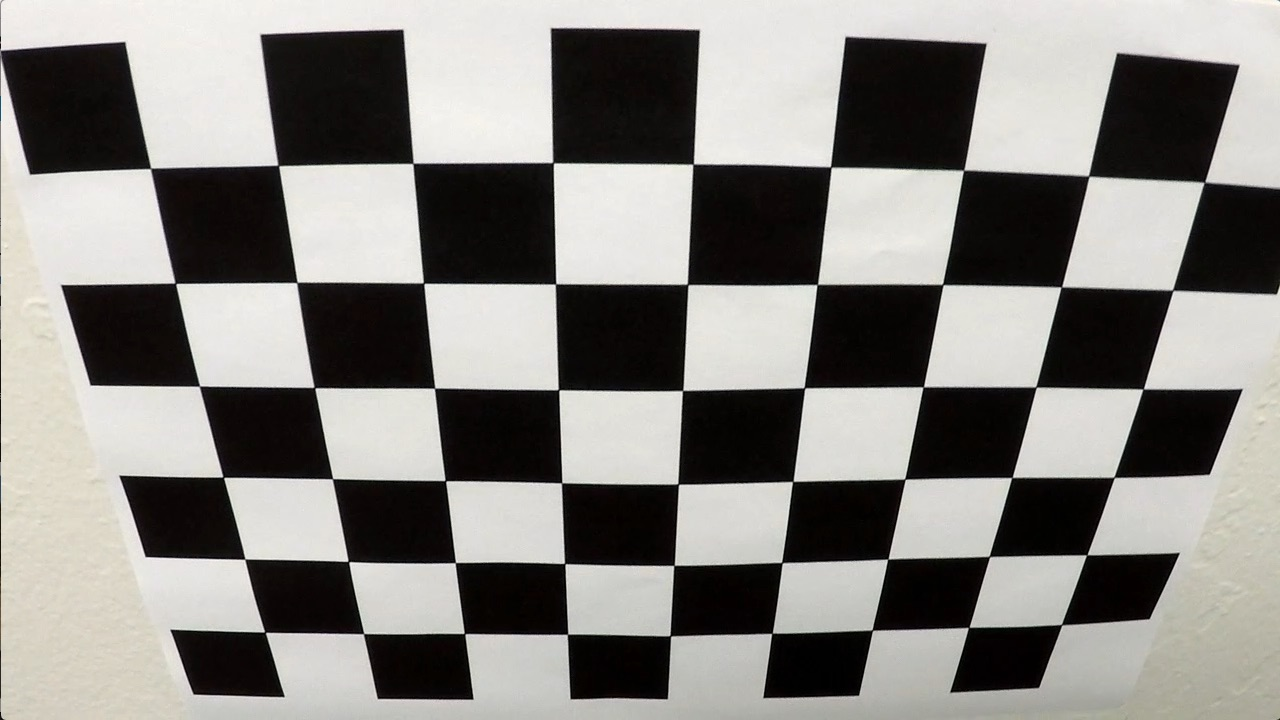
#> input picture camera_cal/calibration2.jpg, 1280 x 720 px
$ jupyter execute advanced-lane-detection.ipynb   (shell and % lines are left out)   (older library calls are emulated)
#> lines starting #> are read from the running program, lines starting #| are printed output that depends on the picture
[cell 1]
## 1 Camera Calibration
'First we calculate the camera calibartion matrix and distortion coefficients'

import numpy as np
import cv2
import glob
import matplotlib
import matplotlib.pyplot as plt
import matplotlib.image as mpimg
import pickle

[cell 2]
img = mpimg.imread('./camera_cal/calibration2.jpg')
#> img is the input picture: shape (720, 1280, 3); mean R, G, B 134.4, 132.4, 128.5
plt.imshow(img)

[cell 3]
# Code mainly taken from lesson
objp = np.zeros((6*9,3), np.float32)
objp[:,:2] = np.mgrid[0:9,0:6].T.reshape(-1,2)

objpoints = []
imgpoints = []

images = glob.glob('camera_cal/calibration2.jpg')

for fname in images:
    img = cv2.imread(fname)
    gray = cv2.cvtColor(img, cv2.COLOR_BGR2GRAY)

    ret, corners = cv2.findChessboardCorners(gray, (9,6), None)
#> ret = True; corners = 54 rows, first 8: [150.6, 168.4], [278.3, 165.4], [412.9, 163.5], [553, 162.6], [693.2, 164.2], [830.6, 166.9], [963.5, 170.4], [1088.6, 176.1]

    if ret == True:
        objpoints.append(objp)
        imgpoints.append(corners)

        img = cv2.drawChessboardCorners(img, (9,6), corners, ret)
#> img: shape (720, 1280, 3); mean B, G, R 127.9, 132.9, 134.4

        plt.imshow(img)

[cell 4]
objpoints[0].shape
len(objpoints)
corners[0]
#> Out = [[150.6, 168.4]]

[cell 5]
## 2 Distortion Correction
'Calculate the distortion matrix and apply to images'

img = cv2.imread('camera_cal/calibration2.jpg')
img_size = (img.shape[1], img.shape[0])

ret, mtx, dist, rvecs, tvecs = cv2.calibrateCamera(objpoints, imgpoints, img_size, None, None)
#> ret = 0.867; mtx = [[788.8, 0, 646.8], [0, 756, 212.5], [0, 0, 1]]; dist = [[-0.159, 0.0736, 0.0212, 0.00277, -0.00689]]; rvecs = ([0.401, -0.0328, 0.0155],); tvecs = ([-3.67, -0.395, 5.45],)

dst = cv2.undistort(img, mtx, dist, None, mtx)
#plt.imshow(dst)
cv2.imwrite('camera_cal/calibration2_undist.jpg',dst)

dist_pickle = {}
dist_pickle["mtx"] = mtx
dist_pickle["dist"] = dist
pickle.dump(dist_pickle, open("camera_cal/dist_pickle.p", "wb"));

[cell 6]
f, (ax1, ax2) = plt.subplots(1, 2, figsize=(25,10));

matplotlib.rc('xtick', labelsize=35)
matplotlib.rc('ytick', labelsize=35)

ax1.imshow(img);
ax1.set_title('Original Image:\n', fontsize=35)
ax2.imshow(dst);
ax2.set_title('Undistorted Image:\n', fontsize=35)
plt.savefig('output_images/distortion_11.png', bbox_inches="tight")

[cell 7]
dist_pickle = pickle.load(open("camera_cal/dist_pickle.p", "rb" ))
mtx = dist_pickle["mtx"]
dist = dist_pickle["dist"]
img = cv2.imread('camera_cal/calibration2.jpg')
nx = 8
ny = 6

def corners_unwarp(img, nx=nx, ny=ny, mtx=mtx, dist=dist):
#> called with nx = 8, ny = 6, mtx = array of shape (3, 3), dist = array of shape (1, 5)
    undist = cv2.undistort(img, mtx, dist, None, mtx)
    gray = cv2.cvtColor(undist, cv2.COLOR_BGR2GRAY)
    ret, corners = cv2.findChessboardCorners(gray, (nx, ny), None)
#> ret = True; corners = 48 rows, first 8: [116, 159], [264.2, 160.6], [408.5, 160.5], [553.5, 163.6], [694.3, 162.5], [831.7, 164.2], [970.3, 167.9], [1108, 169]

    if ret == True:
        cv2.drawChessboardCorners(undist, (nx, ny), corners, ret)
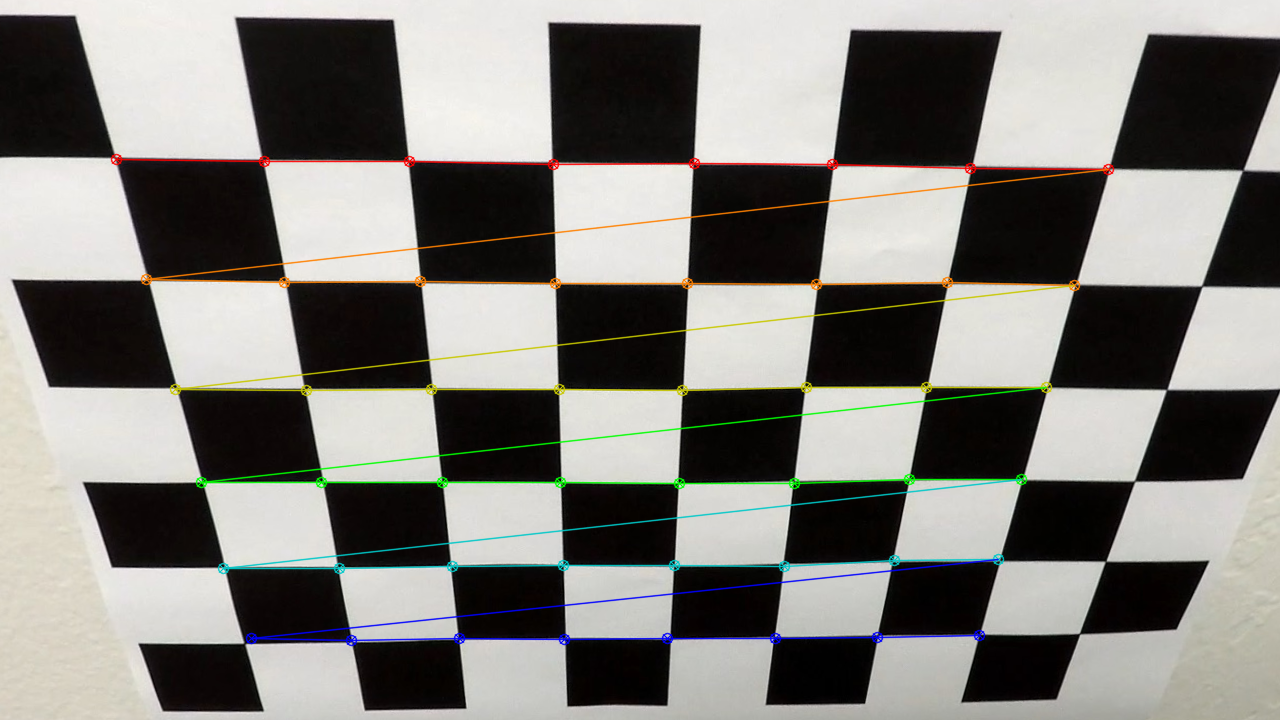
#> undist: shape (720, 1280, 3); mean B, G, R 121.9, 126.3, 127.8
        offset = 100
        img_size = (gray.shape[1], gray.shape[0])
        src = np.float32([corners[0],
                          corners[nx-1],
                          corners[-1],
                          corners[-nx]])
#> src = [[116, 159], [1108, 169], [979.4, 634.9], [251, 638]]
        dst = np.float32([[offset, offset],
                          [img_size[0]-offset, offset],
                          [img_size[0]-offset, img_size[1]-offset],
                          [offset, img_size[1]-offset]])
        M = cv2.getPerspectiveTransform(src, dst)
#> M = [[0.969, -0.324, 30.87], [-0.00959, 0.679, -15.2], [-2.23e-05, -0.000508, 1]]
        warped = cv2.warpPerspective(undist, M, img_size)
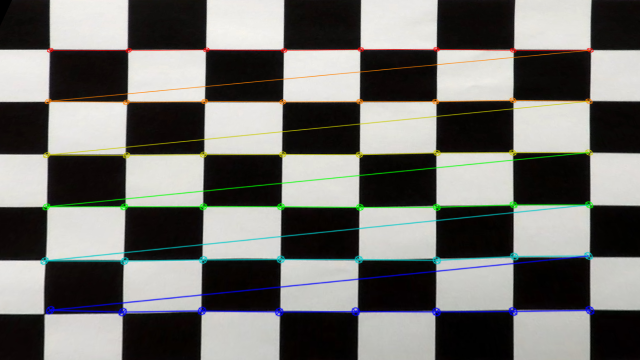
#> warped: shape (720, 1280, 3) (shown at 1/2 size); mean B, G, R 109.9, 113.4, 113.8
    return warped, M

top_down, perspective_M = corners_unwarp(img, nx, ny, mtx, dist)
#> perspective_M has the same summary as M in corners_unwarp
f, (ax1, ax2) = plt.subplots(1, 2, figsize=(25, 10))
f.tight_layout()

matplotlib.rc('xtick', labelsize=35)
matplotlib.rc('ytick', labelsize=35)

ax1.imshow(img)
ax1.set_title('Original Image: \n', fontsize=35)
ax2.imshow(top_down)
ax2.set_title('Undistorted and Warped Image: \n', fontsize=35)
plt.subplots_adjust(left=0., right=1, top=1, bottom=0.)
plt.savefig('output_images/corners_unwarp2.png', bbox_inches="tight")

[cell 8]
'Pipeline for image processing'
def plotter(test_img, new_img, plot_title=None, n=0):
    f, (ax1, ax2) = plt.subplots(1, 2, figsize=(10,5))
    f.tight_layout()
    matplotlib.rc('xtick', labelsize=15)
    matplotlib.rc('ytick', labelsize=15)
    ax1.imshow(test_img)
    ax1.set_title('Original Image:', fontsize=15)
    ax2.imshow(new_img, cmap='gray')
    ax2.set_title('{0} Test {1}:'.format(plot_title, n+1), fontsize=15)

[cell 9]
def pipeline(op=None):

#> called with op = 'Undistorted'
    test_images = glob.glob('test_images/test*.jpg')
    print ('test_images ', len(test_images))
    n = 0
    for img in test_images:
        img = cv2.imread(img)
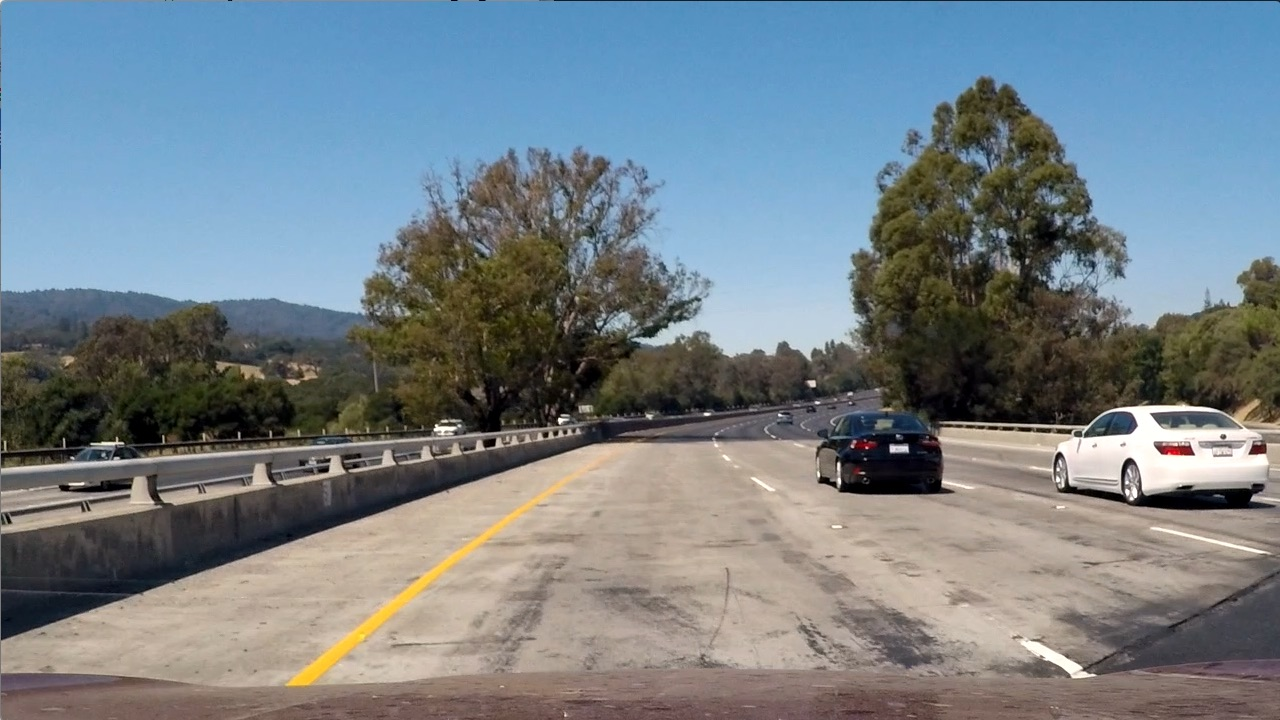
#> input picture test_images/test1.jpg, 1280 x 720 px
#> img is the input picture: shape (720, 1280, 3); mean B, G, R 135.5, 128.7, 117.5
        test_img = bgr_to_rgb(img)
        if op == 'Undistorted':
            new_img = undistort(img)
            plotter(test_img, cv2.cvtColor(new_img, cv2.COLOR_BGR2RGB), op, n)
            plt.savefig('output_images/undistorted.png'.format(op), bbox_inches="tight")
            #break
        if op == 'Sobel X':
            new_img = undistort(img)
            new_img = sobel_x(img)
            plotter(test_img, new_img, op, n)
            plt.savefig('output_images/sobel_x.png'.format(op), bbox_inches="tight")
            break
        if op == 'Sobel Y':
            new_img = undistort(img)
            new_img = sobel_y(img)
            plotter(test_img, new_img, op, n)
            plt.savefig('output_images/sobel_y.png'.format(op), bbox_inches="tight")
            break
        if op == 'Gradient Magnitude':
            new_img = undistort(img)
            new_img = gradient_magnitude(img)
            plotter(test_img, new_img, op, n)
            plt.savefig('output_images/gradient_magnitude.png'.format(op), bbox_inches="tight")
            break
        if op == 'Gradient Direction':
            new_img = undistort(img)
            new_img = gradient_direction(img)
            plotter(test_img, new_img, op, n)
            plt.savefig('output_images/gradient_direction.png'.format(op), bbox_inches="tight")
            break
        if op == 'Color Thresholds':
            new_img = undistort(img)
            new_img = color_thresholds(img)
            plotter(test_img, new_img, op, n)
            plt.savefig('output_images/color_thresholds.png'.format(op), bbox_inches="tight")
            break
        if op == 'Multi-Thresholded Binary':
            new_img = undistort(img)
            new_img = combined_thresholds(new_img)
            plotter(test_img, new_img, op, n)
            plt.savefig('output_images/thresholded_binary.png'.format(op), bbox_inches="tight")
            #break
        if op == 'Region Masking':
            new_img = undistort(img)
            new_img = combined_thresholds(new_img)
            new_img = region_of_interest(new_img)
            plotter(test_img, new_img, op, n)
            plt.savefig('output_images/region_masked.png'.format(op), bbox_inches="tight")
            #break
        if op == 'Perspective Transform':
            new_img = undistort(img)
            new_img = combined_thresholds(new_img)
            new_img = region_of_interest(new_img)
            new_img, M, Minv = transform_perspective(new_img)
            plotter(test_img, new_img, op, n)
            plt.savefig('output_images/perspective_transform.png'.format(op), bbox_inches="tight")
            #break
        if op == 'Sliding Windows':
            new_img = undistort(img)
            new_img = combined_thresholds(new_img)
            new_img = region_of_interest(new_img)
            new_img, M, Minv = transform_perspective(new_img)
            windows_img, ploty, left_fitx, right_fitx, left_fit, right_fit, leftx,
            rightx, leftx_base, rightx_base = sliding_windows(new_img)
            plotter(test_img, windows_img, op, n)
            plt.plot(left_fitx, ploty, color='yellow')
            plt.plot(right_fitx, ploty, color='yellow')
            plt.xlim(0, 1280)
            plt.ylim(720, 0)
            plt.savefig('output_images/sliding_windows.png'.format(op), bbox_inches="tight")
            #break
        if op == 'Shaded Lanes':
            new_img = undistort(img)
            new_img = combined_thresholds(new_img)
            new_img = region_of_interest(new_img)
            new_img, M, Minv = transform_perspective(new_img)
            windows_img, ploty, left_fitx, right_fitx, left_fit, right_fit,
            leftx, rightx, leftx_base, rightx_base = sliding_windows(new_img)
            shades_img, ploty, left_fitx, right_fitx,left_fit, right_fit = shaded_lanes(new_img, left_fit, right_fit)
            plotter(test_img, shades_img, op, n)
            plt.plot(left_fitx, ploty, color='yellow')
            plt.plot(right_fitx, ploty, color='yellow')
            plt.xlim(0, 1280)
            plt.ylim(720, 0)
            plt.savefig('output_images/shaded_lanes.png'.format(op), bbox_inches="tight")
            #break
        if op == 'Radius of Curvature in Pixels':
            new_img = undistort(img)
            new_img = combined_thresholds(new_img)
            new_img, M, Minv = transform_perspective(new_img)
            windows_img, ploty, left_fitx, right_fitx, left_fit, right_fit, leftx, rightx,leftx_base, rightx_base = sliding_windows(new_img)
            left_curverad, right_curverad = roc_in_pixels(ploty, left_fit, right_fit, leftx, rightx)
            print('Test Image {0}\nLeft Radius of Curvature: {1:2f} pixels\nRight Radius of Curvature: {2:2f} pixels\n'.format(n+1, left_curverad, right_curverad))
            break
        if op == 'Radius of Curvature in Meters':
            new_img = undistort(img)
            new_img = combined_thresholds(new_img)
            new_img, M, Minv = transform_perspective(new_img)
            windows_img, ploty, left_fitx, right_fitx, left_fit,
            right_fit, leftx,rightx, leftx_base, rightx_base = sliding_windows(new_img)
            left_curverad, right_curverad = roc_in_meters(ploty, left_fit, right_fit, leftx, rightx)
            print('Test Image {0}\nLeft Radius of Curvature: {1:2f} meters\nRight Radius of Curvature: {2:2f} meters\n'.format(n+1, left_curverad, right_curverad))
            break
        if op == 'Camera Offset':
            new_img = undistort(img)
            new_img = combined_thresholds(new_img)
            new_img, M, Minv = transform_perspective(new_img)
            windows_img, ploty, left_fitx, right_fitx, left_fit, right_fit, leftx, rightx, leftx_base, rightx_base = sliding_windows(new_img)
            width = img.shape[1]
            img_center = width/2
            camera = offset(img_center, leftx_base, rightx_base)
            print('Test Image: {0}\nOffset from Lane Center: {1:2f} meters\n'.format(n+1, camera))
            break
        if op == 'Lane Mapping':
            undistorted_img = undistort(img)
            new_img = combined_thresholds(undistorted_img)
            warped_img, M, Minv = transform_perspective(new_img)
            new_img, ploty, left_fitx, right_fitx, left_fit, right_fit, leftx, rightx, leftx_base, rightx_base = sliding_windows(warped_img)
            new_img = lane_mapping(img.shape[:2], warped_img, Minv, ploty, left_fitx, right_fitx, cv2.cvtColor(undistorted_img, cv2.COLOR_BGR2RGB))
            plotter(test_img, new_img, op, n)
            plt.savefig('output_images/lane_mapping.png'.format(op), bbox_inches="tight")
            #break
        n += 1
#> pass 2 of the loop in pipeline, `for img in test_images:`:
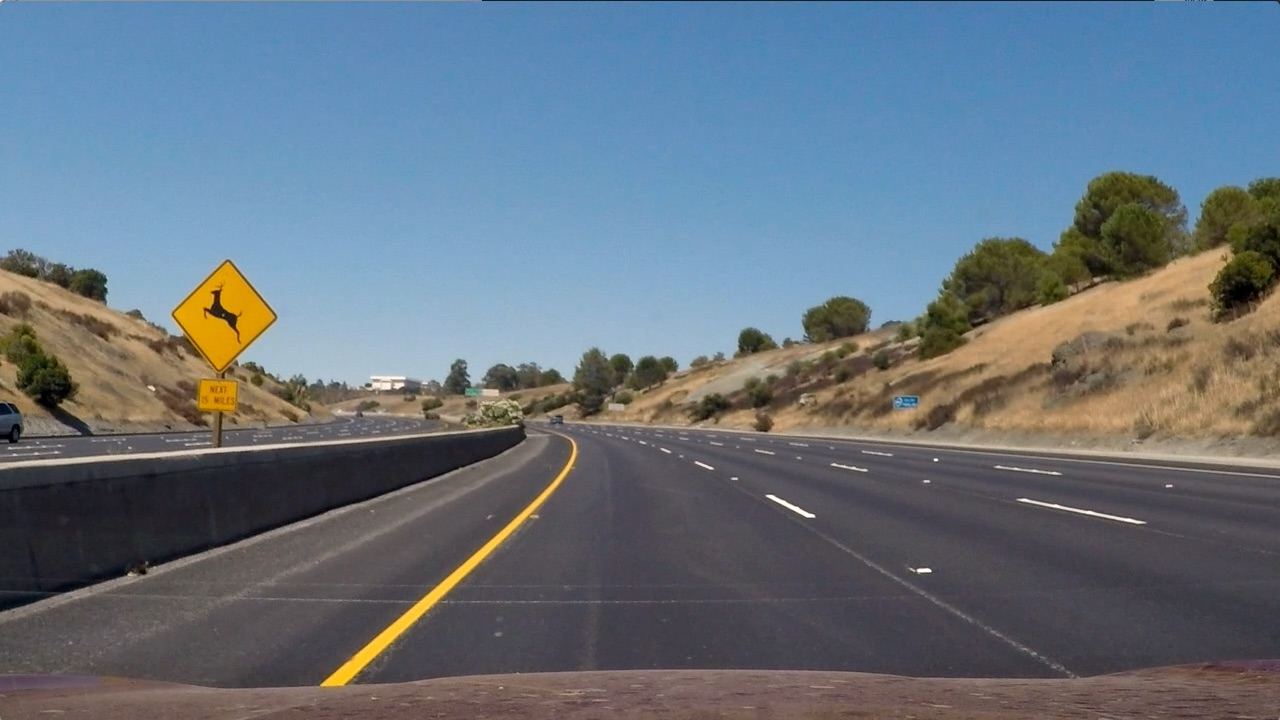
#> input picture test_images/test2.jpg, 1280 x 720 px
#> in pipeline, img is the input picture: shape (720, 1280, 3); mean B, G, R 125.5, 114.6, 102.8
#> in undistort (call 2), `return cv2.undistort(img, mtx, dist, None, mtx)`:
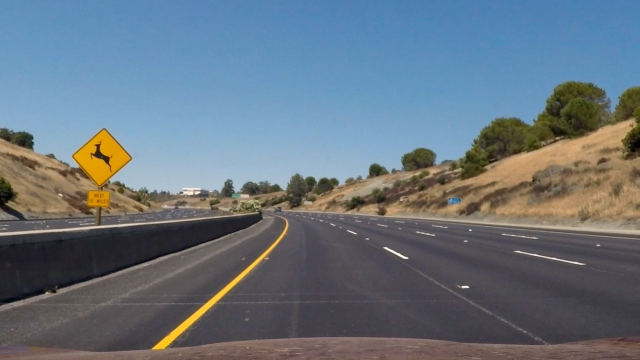
#> returned value: shape (720, 1280, 3) (shown at 1/2 size); mean of channels 0, 1, 2 126.4, 115.6, 103.7; drawn as B, G, R
#> in pipeline, `plt.savefig('output_images/undistorted.png'.format(op), bbox_inches="t..`:
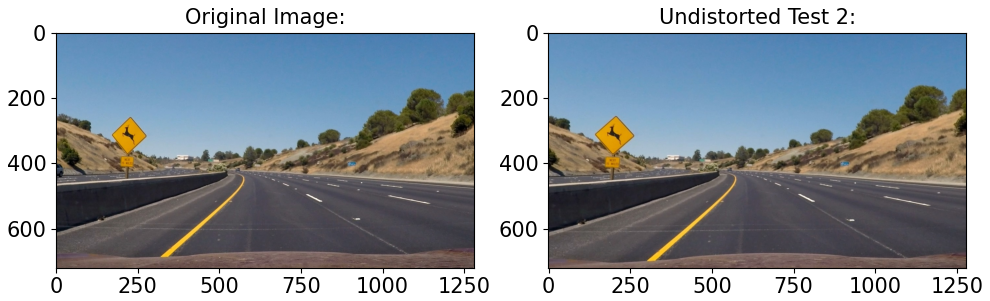
#> figure drawn by matplotlib, 2 panels
#> call 2 of pipeline, with op = 'Sobel X'

[cell 10]
def bgr_to_rgb(img):
    return cv2.cvtColor(img, cv2.COLOR_BGR2RGB)

def undistort(img):
    mtx = dist_pickle['mtx']
    dist = dist_pickle['dist']
    return cv2.undistort(img, mtx, dist, None, mtx)

[cell 11]
pipeline(op='Undistorted')

[cell 12]
def sobel_x(img, threshold_MIN=15, threshold_MAX=255):
#> called with threshold_MIN = 15, threshold_MAX = 255
    gray = cv2.cvtColor(img, cv2.COLOR_RGB2GRAY)
    sobel = cv2.Sobel(gray, cv2.CV_64F, 1, 0)
    abs_sobel = np.absolute(sobel)
    scaled_sobel = np.uint8(255*abs_sobel/np.max(abs_sobel))
    binary_output = np.zeros_like(scaled_sobel)
    binary_output[(scaled_sobel >= threshold_MIN) & (scaled_sobel <= threshold_MAX)] = 1
    return binary_output

pipeline(op='Sobel X')
#> in pipeline (call 2), `new_img = sobel_x(img)`:
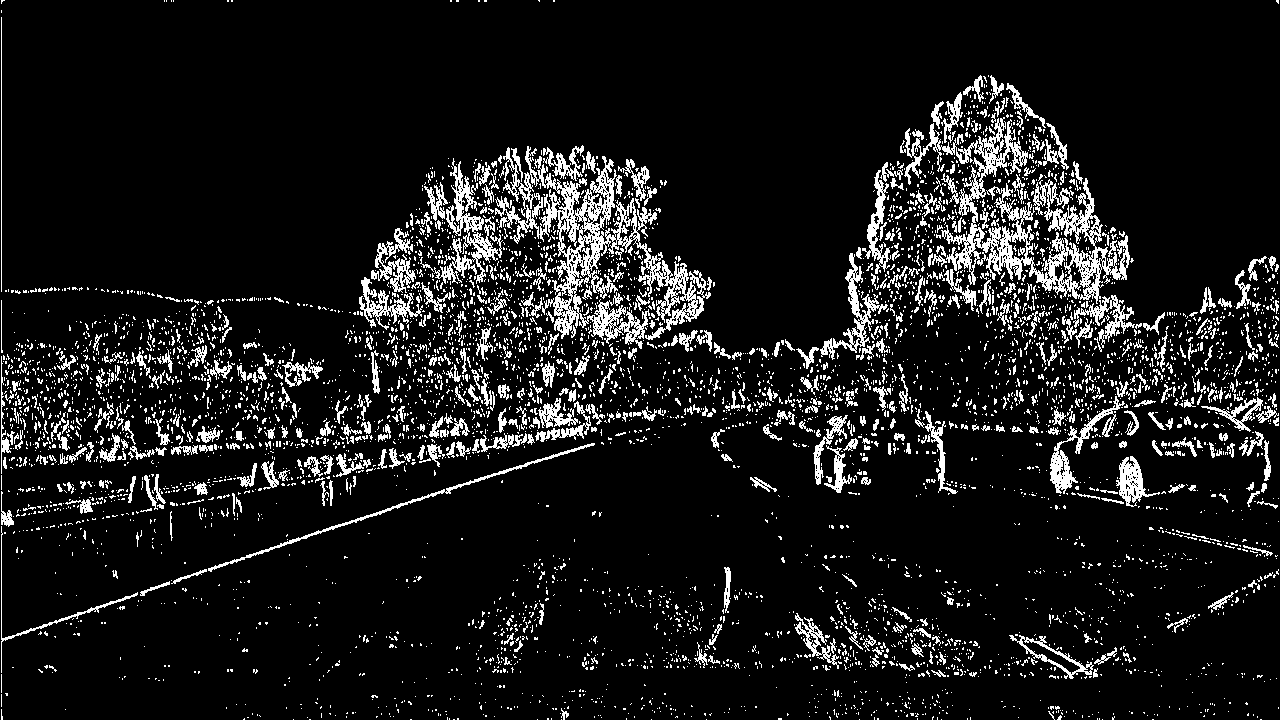
#> new_img: shape (720, 1280); values 0 (black) and 1 (white), 10% white in thin lines or dots
